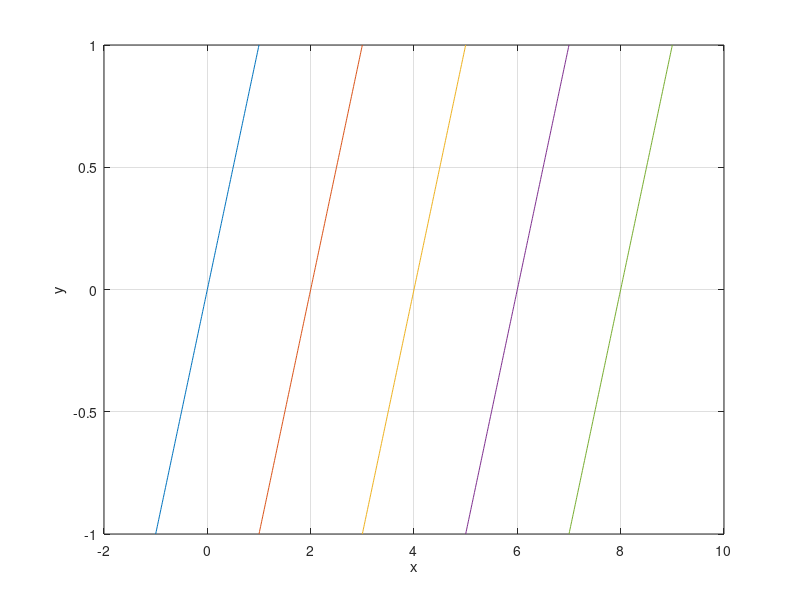

Reproduce this figure in MATLAB.
clear, clf, hold off; n=0; h=1;
% Condiciones Iniciales
t=0; x=0; v=1.0; tfin = 8; t=0;
% Inicio de la Simulacion
for t=0:2.0:tfin
    n=0;
    px=[]; py=[]; pz=[];
    for ix=-1:0.01:1
        x = ix+v*t;
        n = n + 1;
        y = x-v*t;
        px(n)=x;
        py(n)=y;
    end
     plot(px,py); grid on; xlabel('x'); ylabel('y'); hold on
     pause(0.2)
end



